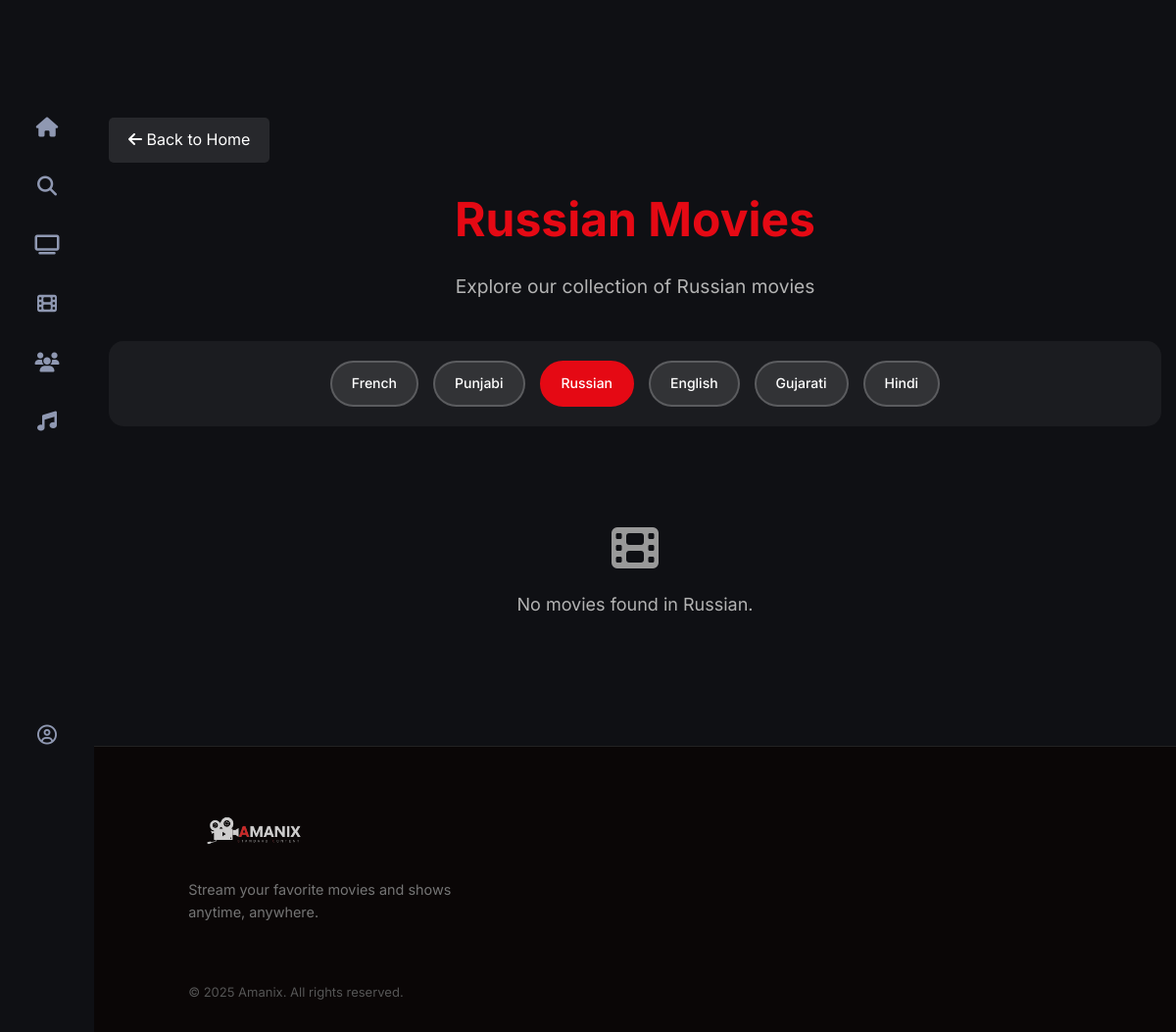
The app's page /language/5/ with its own data.
### app/models.py (models this page shows, shortened)
class Language(models.Model):
    language_id = models.AutoField(primary_key=True)
    language_name = models.CharField(max_length=50, unique=True, db_index=True)
    language_code = models.CharField(max_length=10, unique=True, help_text="ISO language code (e.g., 'hi', 'en', 'ta')")
    is_active = models.BooleanField(default=True, help_text="Show in language selection")
    display_order = models.PositiveIntegerField(default=0, help_text="Order in which language appears")
    created_at = models.DateTimeField(auto_now_add=True)
    updated_at = models.DateTimeField(auto_now=True)
    class Meta:
        ordering = ['display_order', 'language_name']
        verbose_name = "Language"
        verbose_name_plural = "Languages"
        indexes = [
            models.Index(fields=['language_name']),
            models.Index(fields=['is_active']),
        ]

### app/views.py (the view)
# urls.py: path('language/<int:language_id>/', views.language_movies, name='language_movies'),
def language_movies(request, language_id):
    is_login = request.session.get('is_login', False)
    user_name = request.session.get('user_name', '')
    user_mail = request.session.get('user_email')
    user_id = request.session.get('user_id')
    language = get_object_or_404(Language, language_id=language_id, is_active=True)
    movies = Movies.objects.filter(language=language).annotate(
        review_count=Count('reviews'),
        avg_rating=Avg('reviews__rating')
    ).order_by('-review_count', '-avg_rating', 'movie_name')
    latest_payment = None
    if user_id:
        latest_payment = Payment.objects.filter(user_id=user_id).order_by('-end_date').first()
    sub_plan = latest_payment.subscription.sub_name if latest_payment and latest_payment.subscription else None
    has_paid = latest_payment is not None
    user = None
    if user_id:
        try:
            user = User.objects.get(id=user_id)
        except User.DoesNotExist:
            pass
    profile_image = user.profile_image.url if user and user.profile_image else '/media/profile_pics/usericon.png'
    end_date = latest_payment.end_date if latest_payment else None
    languages = Language.objects.filter(is_active=True).order_by('display_order', 'language_name')
    context = {
        'language': language,
        'movies': movies,
        'languages': languages,
        'is_login': is_login,
        'user_name': user_name,
        'user_email': user_mail,
        'profile_image': profile_image,
        'sub_plan': sub_plan,
        'has_paid': has_paid,
        'end_date': end_date,
    }
    return render(request, 'language_movies.html', context)

### app/templates/language_movies.html (shortened to what this page needs)
{% load static %}
<!DOCTYPE html>
<html lang="en">
<head>
    <link rel="stylesheet" href="{% static 'css/navbar.css' %}">
    <link rel="stylesheet" href="{% static 'css/styles.css' %}">
    <link rel="stylesheet" href="{% static 'css/footer.css' %}">
    <link rel="stylesheet" href="https://cdnjs.cloudflare.com/ajax/libs/font-awesome/6.6.0/css/all.min.css">
</head>
<body>
    {% include 'navbar.html' %}
    <div class="language-page-container">
        <a href="{% url 'index' %}" class="back-button">
            <i class="fas fa-arrow-left"></i> Back to Home
        </a>
        <div class="page-header">
            <h1>{{ language.language_name }} Movies</h1>
            <p class="language-subtitle">Explore our collection of {{ language.language_name }} movies</p>
        </div>
        {% if languages %}
        <div class="languages-nav">
            {% for lang in languages %}
            <a href="{% url 'language_movies' lang.language_id %}"
               class="language-nav-chip {% if lang.language_id == language.language_id %}active{% endif %}">
                {{ lang.language_name }}
            </a>
            {% endfor %}
        </div>
        {% endif %}
        {% if movies %}
        <div class="movies-grid">
            {% for movie in movies %}
            <div class="movie-card" onclick="window.location.href='{% url 'movie' movie.movie_id %}';">
                <div class="movie-card-image">
                    <img src="{{ movie.movie_image.url }}" alt="{{ movie.movie_name }}">
                </div>
                <div class="movie-card-info">
                    <h3>{{ movie.movie_name }}</h3>
                    {% if movie.category %}
                    <span class="movie-card-genre">{{ movie.category.cat_name }}</span>
                    {% endif %}
                    {% if movie.avg_rating %}
                    <div class="movie-card-rating">
                        ⭐ {{ movie.avg_rating|floatformat:1 }}/5.0
                    </div>
                    {% elif movie.movie_rating %}
                    <div class="movie-card-rating">
                        Rating: {{ movie.movie_rating }}
                    </div>
                    {% endif %}
                    <div class="movie-card-meta">
                        {{ movie.movie_release_date }} | {{ movie.movie_duration }}
                    </div>
                    <div class="movie-card-meta">
                        Director: <span style="color: #e50914;">{{ movie.movie_director }}</span>
                    </div>
                    {% if is_login %}
                        {% if has_paid %}
                            <a href="{% url 'movie' movie.movie_id %}">
                                <div class="btn-watch" style="margin-top: 10px;">
                                    <button>Watch</button>
                                </div>
                            </a>
                        {% else %}
                            <a href="{% url 'subscription' %}">
                                <div class="btn-watch" style="margin-top: 10px;">
                                    <button>Subscribe to Watch</button>
                                </div>
                            </a>
                        {% endif %}
                    {% else %}
                        <a href="{% url 'login' %}">
                            <div class="btn-watch" style="margin-top: 10px;">
                                <button>Login to Watch</button>
                            </div>
                        </a>
                    {% endif %}
                </div>
            </div>
            {% endfor %}
        </div>
        {% else %}
        <div class="no-movies">
            <i class="fas fa-film" style="font-size: 48px; margin-bottom: 20px; color: #999;"></i>
            <p>No movies found in {{ language.language_name }}.</p>
        </div>
        {% endif %}
    </div>
    <footer class="footer">
        <div class="footer-container">
            <div class="footer-left">
                <img src="{% static 'images/logo/LOGO3.png' %}">
                <p>Stream your favorite movies and shows anytime, anywhere.</p>
            </div>
        </div>
        <div class="footer-bottom">
            <p>&copy; 2025 Amanix. All rights reserved.</p>
        </div>
    </footer>
</body>
</html>

### app/static/css/navbar.css (style rules this page uses)
:root { --red: #e50914; --red-glow: rgba(229, 9, 20, 0.4); --gold: #ffd166; --sb-bg: #0f1014; --sb-bg-grad: linear-gradient(to right, #0f1014 60%, rgba(15,16,20,0) 100%); --sb-border: transparent; --sb-w: 320px; --sb-icon-w: 96px; --ease-spring: cubic-bezier(0.34, 1.56, 0.64, 1); --ease-out: cubic-bezier(0.25, 0.46, 0.45, 0.94); --dur: 0.4s; --text-dim: #8f98b2; --text-hover: #e1e6f0; --radius: 12px; }
body { margin: 0; font-family: 'Inter', sans-serif; background: #0f1014; color: #fff; padding-left: var(--sb-icon-w); }

### app/static/css/styles.css (style rules this page uses)
:root { --primary-color: #e50914; --gold-accent: #ffd166; --bg-dark: #0a0b10; --card-bg: rgba(20, 22, 28, 0.7); --text-main: #ffffff; --text-muted: #8f98a9; --glass-border: rgba(255, 255, 255, 0.08); --transition-smooth: all 0.4s cubic-bezier(0.165, 0.84, 0.44, 1); }
body { margin: 0; font-family: 'Inter', 'Poppins', -apple-system, BlinkMacSystemFont, inherit; background-color: var(--bg-dark); color: var(--text-main); overflow-x: hidden; }

### app/static/css/footer.css (style rules this page uses)
* { margin: 0; padding: 0; box-sizing: border-box; }
body { font-family: 'Poppins', sans-serif; line-height: 1.6; }
.footer { background-color: #0a0606; color: #757575; padding: 70px 0 30px; margin-top: auto; border-top: 1px solid #222; }
.footer-container { max-width: 1000px; margin: 0 auto; padding: 0 4%; display: flex; flex-wrap: wrap; justify-content: space-between; gap: 40px; }
.footer-left { flex: 1; min-width: 250px; display: flex; flex-direction: column; align-items: flex-start; }
.footer-left img { height: 40px; width: auto; margin-bottom: 1.5rem; opacity: 0.8; }
.footer-left p { color: #757575; font-size: 0.9rem; max-width: 300px; }
.footer-bottom { text-align: left; max-width: 1000px; margin: 40px auto 0; padding: 20px 4% 0; font-size: 0.8rem; color: #555; display: flex; justify-content: space-between; flex-wrap: wrap; gap: 10px; }
.footer-bottom p { font-size: 13px; }

### app/templates/language_movies.html (style rules this page uses)
body { background: #000; color: #fff; }
.language-page-container { max-width: 1400px; margin: 100px auto 50px; padding: 20px; }
.page-header { margin-bottom: 40px; text-align: center; }
.page-header h1 { color: #e50914; font-size: 3rem; margin-bottom: 15px; }
.page-header .language-subtitle { color: #b3b3b3; font-size: 1.2rem; }
.languages-nav { display: flex; gap: 15px; flex-wrap: wrap; justify-content: center; margin-bottom: 40px; padding: 20px; background: rgba(255, 255, 255, 0.05); border-radius: 15px; }
.language-nav-chip { padding: 10px 20px; background: rgba(255, 255, 255, 0.1); border: 2px solid rgba(255, 255, 255, 0.2); border-radius: 25px; color: #fff; font-size: 14px; font-weight: 500; cursor: pointer; transition: all 0.3s ease; text-decoration: none; display: inline-block; }
.language-nav-chip.active { background: #e50914; border-color: #e50914; }
.no-movies { text-align: center; color: #b3b3b3; padding: 60px 20px; font-size: 18px; }
.back-button { display: inline-block; margin-bottom: 20px; color: #fff; text-decoration: none; padding: 10px 20px; background: rgba(255, 255, 255, 0.1); border-radius: 5px; transition: background 0.3s ease; }
@media (max-width: 1200px) { .language-page-container { padding: 20px 15px; } }

### records on screen
Language: language_name "Russian"
Language: language_name "French"
Language: language_name "Punjabi"
Language: language_name "English"
Language: language_name "Gujarati"
Language: language_name "Hindi"
